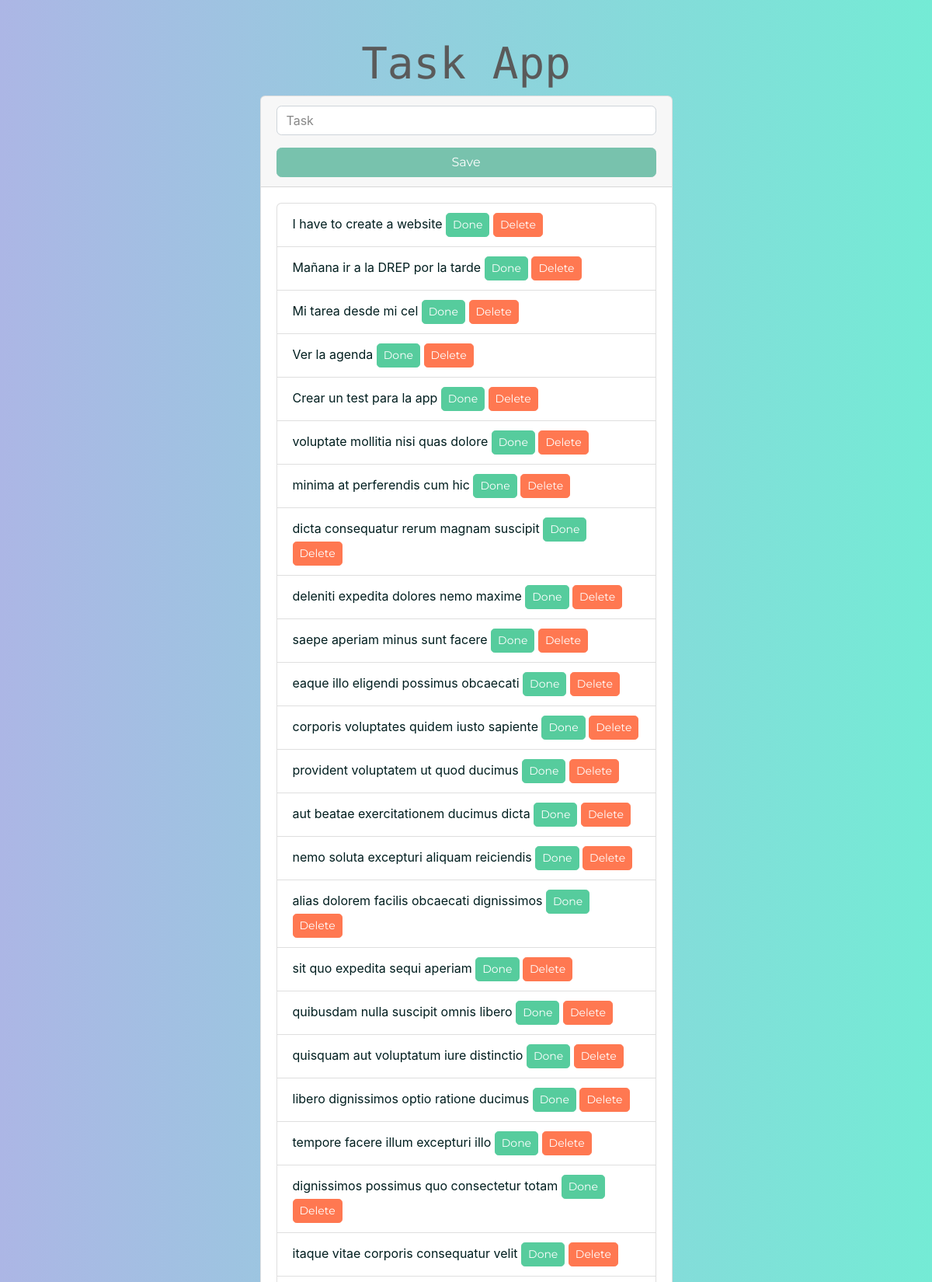
The page / (upper part) on the database its author committed.
### app.py (models this page shows)
class Task(db.Model):
    id = db.Column(db.Integer, primary_key=True)
    content = db.Column(db.String(200))
    done = db.Column(db.Boolean)

### app.py (the view)
@app.route('/')
def home():
    tasks = Task.query.all()
    return render_template('index.html', tasks = tasks)

### templates/index.html (shortened to what this page needs)
<!DOCTYPE html>
<html lang="en">
<head>
    <link rel="stylesheet" href="https://cdn.jsdelivr.net/npm/bootswatch@4.5.2/dist/minty/bootstrap.min.css">
    <link rel="stylesheet" href="{{ url_for('static', filename='main.css') }}">
</head>
<body>
    <main class="container p-4">
        <h1 class="display-4 text-center title mt-4">Task App</h1>
        <div class="row">
            <div class="col-md-6 offset-md-3 my-auto">
                <div class="card">
                    <div class="card-header">
                        <form action="/create-task" method="POST">
                            <div class="form-group">
                                <input type="text" name="content" placeholder="Task" class="form-control" autofocus>
                            </div>
                            <button type="submit" class="btn btn-primary btn-block">
                                Save
                            </button>
                        </form>
                    </div>
                    <div class="card-body">
                        <ul class="list-group">
                            {% for task in tasks %}
                            <li class="list-group-item">
                                <span class="{% if task.done %} done {% endif %}">
                                    {{task.content}}
                                </span>
                                <a href="/done/{{ task.id }}" class="btn btn-success btn-sm">{% if task.done %} Retake {% else %} Done {% endif %}</a>
                                <a href="/delete/{{ task.id }}" class="btn btn-danger btn-sm">Delete</a>
                            </li>
                            {% endfor %}
                        </ul>
                    </div>
                </div>
            </div>
        </div>
    </main>
</body>
</html>

### static/main.css (style rules this page uses)
body { background: #74ebd5; background: -webkit-linear-gradient(to right, #ACB6E5, #74ebd5); background: linear-gradient(to right, #ACB6E5, #74ebd5); color: rgb(0, 30, 31); }
.title { font-family: 'Encode Sans SC', sans-serif; }

### rows shown on the page
Task: content "I have to create a website", done "Done"
Task: content "Mañana ir a la DREP por la tarde", done "Done"
Task: content "Mi tarea desde mi cel", done "Done"
Task: content "Ver la agenda", done "Done"
Task: content "Crear un test para la app", done "Done"
Task: content "voluptate mollitia nisi quas dolore", done "Done"
Task: content "minima at perferendis cum hic", done "Done"
Task: content "dicta consequatur rerum magnam suscipit", done "Done"
Task: content "deleniti expedita dolores nemo maxime", done "Done"
Task: content "saepe aperiam minus sunt facere", done "Done"
Task: content "eaque illo eligendi possimus obcaecati", done "Done"
Task: content "corporis voluptates quidem iusto sapiente", done "Done"
Task: content "provident voluptatem ut quod ducimus", done "Done"
Task: content "aut beatae exercitationem ducimus dicta", done "Done"
Task: content "nemo soluta excepturi aliquam reiciendis", done "Done"
Task: content "alias dolorem facilis obcaecati dignissimos", done "Done"
Task: content "sit quo expedita sequi aperiam", done "Done"
Task: content "quibusdam nulla suscipit omnis libero", done "Done"
Task: content "quisquam aut voluptatum iure distinctio", done "Done"
Task: content "libero dignissimos optio ratione ducimus", done "Done"
Task: content "tempore facere illum excepturi illo", done "Done"
Task: content "dignissimos possimus quo consectetur totam", done "Done"
Task: content "itaque vitae corporis consequatur velit", done "Done"
